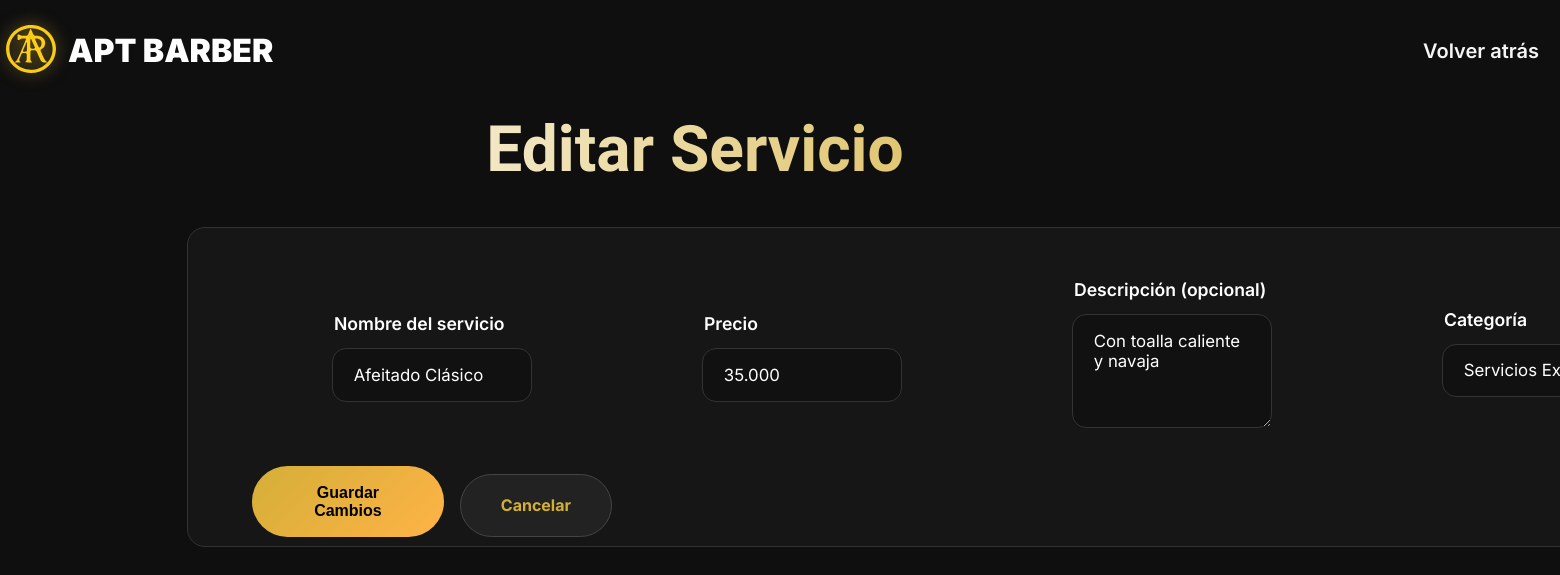
The app's page /admin/edit/7 (signed in) with its own data.
### models.py (models this page shows, shortened)
class Servicio(db.Model):
    id = db.Column(db.Integer, primary_key=True)
    nombre = db.Column(db.String(100), nullable=False)
    precio = db.Column(db.String(20), nullable=False)
    descripcion = db.Column(db.Text)
    categoria = db.Column(db.String(20), default="corte", nullable=False)

### app.py (the view, shortened to what this page needs)
@app.route('/admin/edit/<int:id>', methods=['GET', 'POST'])
@login_required
def edit_service(id):
    servicio = Servicio.query.get_or_404(id)
    return render_template('admin/edit.html', servicio=servicio)

### app.py (called while the page is built)
@login_manager.user_loader
def load_user(user_id):
    return User.query.get(int(user_id))

@app.context_processor
def inject_gallery():
    folder = 'static/images/gallery'
    if not os.path.exists(folder):
        return {'gallery_images': []}
    try:
        files = os.listdir(folder)
        images = []
        for f in files:
            if f.lower().endswith(('.png', '.jpg', '.jpeg', '.webp')):
                full_path = os.path.join(folder, f)
                if os.path.isfile(full_path):  # solo archivos, no carpetas
                    images.append(f)
        images.sort(key=lambda x: os.path.getmtime(os.path.join(folder, x)), reverse=True)
        return {'gallery_images': images[:10]}
    except Exception as e:
        print("Error en galería:", e)
        return {'gallery_images': []}

### templates/admin/edit.html (shortened to what this page needs)
{% extends "base.html" %}
{% block content %}
<div class="admin-dashboard">
    <div class="container" style="padding: 8rem 2rem 6rem; max-width: 900px; margin:0 auto;">
        <div class="text-center mb-10">
            <h1 class="admin-title" style="font-size:4rem;">Editar Servicio</h1>
        </div>
        <div class="admin-card">
            <form method="POST" action="{{ url_for('admin.editar_servicio', servicio_id=servicio.id) }}" class="admin-grid-4">
                <div style="margin-bottom:1.3rem;">
                    <label class="field-label">Nombre del servicio</label>
                    <input type="text" name="nombre" value="{{ servicio.nombre }}" required class="input-field">
                </div>
                <div style="margin-bottom:1.3rem;">
                    <label class="field-label">Precio</label>
                    <input type="text" name="precio" value="{{ servicio.precio }}" required class="input-field">
                </div>
                <div style="margin-bottom:1.3rem;">
                    <label class="field-label">Descripción (opcional)</label>
                    <textarea name="descripcion" rows="4" class="input-field">{{ servicio.descripcion or '' }}</textarea>
                </div>
                <div style="margin-bottom:1.8rem;">
                    <label class="field-label">Categoría</label>
                    <select name="categoria" class="input-field">
                        <option value="extra" {% if servicio.categoria == "extra" %}selected{% endif %}>Servicios Extras</option>
                    </select>
                </div>
                <div style="display:flex; gap:1rem; justify-content:center;">
                    <button type="submit" class="btn-primary">Guardar Cambios</button>
                    <a href="{{ url_for('admin.dashboard') }}" class="btn-secondary">Cancelar</a>
                </div>
            </form>
        </div>
    </div>
</div>
{% endblock %}

### static/css/base/01-variables.css (style rules this page uses)
:root { --bg: #0f0f0f; --bg-dark: #0a0a0a; --bg-card: #141414; --text: #f5f5f5; --text-secondary: #d0d0d0; --text-muted: #999; --accent: #d4af37; --accent-hover: #e6c14a; --gray: #222; --border: #333; --whatsapp: #d4af37; --font-primary: 'Inter', sans-serif; --font-display: 'Satoshi', sans-serif; --spacing-xs: 0.25rem; --spacing-sm: 0.5rem; --spacing-md: 1rem; --spacing-lg: 1.5rem; --spacing-xl: 2rem; --spacing-2xl: 3rem; --spacing-3xl: 4rem; --spacing-4xl: 5rem; --radius-sm: 8px; --radius-md: 12px; --radius-lg: 20px; --radius-xl: 24px; --radius-full: 50px; --shadow-sm: 0 2px 4px rgba(0, 0, 0, 0.1); --shadow-md: 0 10px 30px rgba(0, 0, 0, 0.2); --shadow-lg: 0 25px 60px rgba(0, 0, 0, 0.3); --shadow-accent: 0 15px 40px rgba(212, 175, 55, 0.4); --shadow-accent-hover: 0 25px 50px rgba(212, 175, 55, 0.6); --z-header: 1000; --z-mobile-nav: 900; --z-lightbox: 9999; }
* { margin: 0; padding: 0; box-sizing: border-box; }
html { scroll-behavior: smooth; }
body { font-family: var(--font-primary); background: var(--bg); color: var(--text); line-height: 1.6; overflow-x: hidden; }
h1, h2, h3, h4, h5, h6 { font-family: var(--font-display); font-weight: 900; line-height: 1.1; }
a { color: inherit; text-decoration: none; transition: color 0.3s ease; }
.container { max-width: 1200px; margin: 0 auto; padding: 0 var(--spacing-md); }
.text-center { text-align: center; }
.mb-10 { margin-bottom: 2.5rem; }

### static/css/base/02-responsive.css (style rules this page uses)
@media (max-width: 1920px) and (min-width: 1367px) { .container { max-width: 1600px; } }

### static/css/components/01-buttons.css (style rules this page uses)
.btn-primary { background: var(--gradient-accent-bold); color: black; padding: var(--spacing-lg) 3rem; border: none; border-radius: var(--radius-full); font-weight: 700; font-size: 1rem; cursor: pointer; transition: all 0.3s ease; display: inline-block; }
.btn-secondary { background: var(--gradient-accent-bold); color: black; padding: var(--spacing-lg) 3rem; border: none; border-radius: var(--radius-full); font-weight: 700; font-size: 1rem; cursor: pointer; transition: all 0.3s ease; display: inline-block; margin-top: 0.5rem; }

### static/css/components/03-cards.css (style rules this page uses)
.admin-card { background: #141414; border: 1px solid var(--border); border-radius: var(--radius-xl); padding: 3rem 4rem; margin-bottom: 3rem; }

### static/css/components/06-forms.css (style rules this page uses)
.input-field { background: #0e0e0e; border: 1px solid var(--border); border-radius: var(--radius-md); padding: var(--spacing-md); color: white; font-size: 1rem; transition: all 0.3s ease; font-family: var(--font-primary); }
.input-field::placeholder { color: var(--text-muted); }
textarea.input-field { resize: vertical; min-height: 100px; font-family: var(--font-primary); }
select.input-field { cursor: pointer; appearance: none; background-repeat: no-repeat; background-position: right 0.5rem center; background-size: 1.5em 1.5em; padding-right: 2.5rem; }
.field-label { display: block; margin-bottom: 0.6rem; font-size: 1.1rem; color: white; font-weight: 600; }
.admin-grid-4 { display: grid; grid-template-columns: 1fr; gap: var(--spacing-md); justify-items: center; }
@media (min-width: 640px) { .admin-grid-4 { grid-template-columns: repeat(4, 1fr); } }

### static/css/pages/02-admin.css (style rules this page uses)
.admin-dashboard { background: #000; min-height: 100vh; color: #ddd; font-family: var(--font-primary); }
.admin-title { font: 900 4rem var(--font-display), sans-serif; background: linear-gradient(90deg, #fff, var(--accent)); -webkit-background-clip: text; -webkit-text-fill-color: transparent; margin-bottom: 5px; margin-left: 10px; }

### records on screen
Servicio: nombre "Afeitado Clásico", precio "35.000", descripcion "Con toalla caliente y navaja", categoria "Servicios Extras"
